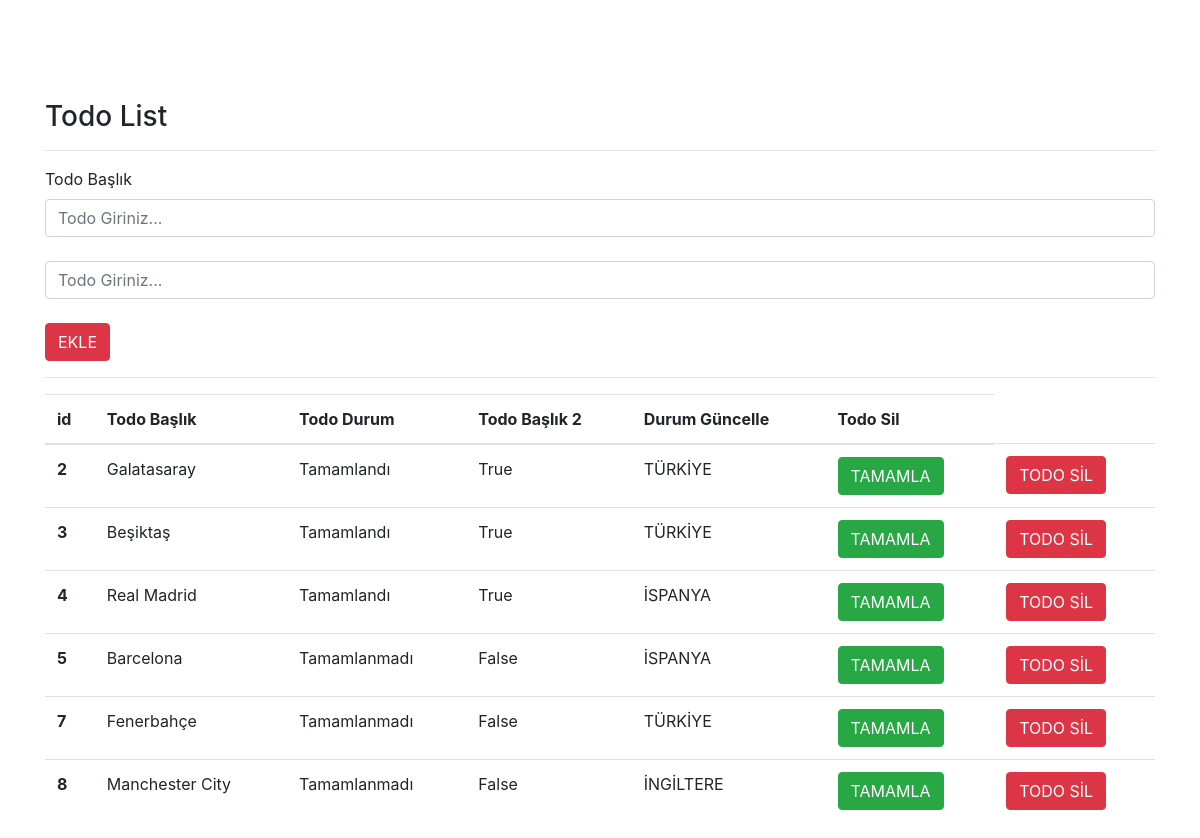
The page / on the database its author committed.
### todo.py (models this page shows)
class Todo(db.Model) :                   #ORM içindeki model yapısından tablo oluşturmak istediğimizi söyledik
    id = db.Column(db.Integer , primary_key = True)                    #db.Column = bir sütun oluştur demek // db.Integer = bir integer değer olucak demek // primary_key = otomatik ekledikçe bir artsın demek
    title = db.Column(db.String(80))                                #db.String(80) = string oluştur max 80 karakter olsun demek
    title2 = db.Column(db.String(90))
    complete = db.Column(db.Boolean)                                   #bunu oluşturma amacımız ise her işimizi tamamlamışsak true tamamlamaışsak false olsun demek

### todo.py (the view)
@app.route("/")
def index() :
    todos = Todo.query.all()                                  #Todo.query.all() bize tablomuzdaki bütün her şeyi liste şeklinde sözlük biçiminde dönderiyor
    return render_template("index.html",todos = todos)

### templates/index.html (shortened to what this page needs)
<!DOCTYPE html>
<html lang="en">
<head>
    <link rel="stylesheet" href="https://cdn.jsdelivr.net/npm/bootstrap@4.0.0/dist/css/bootstrap.min.css">
</head>
<body>
   <div style = "margin-top: 100px;"class = "container" >
        <h3>Todo List</h3>
        <hr>
        <form action = "/add" method = "post" >
            <div class="form-group">
                <label for="formGroupExampleInput">Todo Başlık</label>
                <input type="text" class="form-control" id="formGroupExampleInput" name = "title" placeholder="Todo Giriniz..."> <br>
                <input type="text" class="form-control" id="formGroupExampleInput" name = "title2" placeholder="Todo Giriniz..."> <br>
                <button type = "submit" class = "btn btn-danger">EKLE</button>
              </div>
             <hr>
             <table class="table">
                <thead>
                  <tr>
                    <th scope="col">id</th>
                    <th scope="col">Todo Başlık</th>
                    <th scope="col">Todo Durum</th>
                    <th scope="col">Todo Başlık 2</th>
                    <th scope="col">Durum Güncelle</th>
                    <th scope="col">Todo Sil</th>
                  </tr>
                </thead>
                <tbody>
                  {% for todo in todos %}
                  <tr>
                    <th scope="row">{{todo.id}}</th>
                    <td>{{todo.title}}</td>
                    {% if todo.complete == False %}
                    <td>Tamamlanmadı</td>
                    {% else %}
                    <td>Tamamlandı</td>
                    {% endif %}
                    <td>{{todo.complete}}</td>
                    <td>{{todo.title2}}</td>
                    <td><a href = "/complete/{{todo.id}} " class = "btn btn-success">TAMAMLA</a></td>
                    <td><a href = "/delete/{{todo.id}} " class = "btn btn-danger">TODO SİL</a></td>
                  </tr>
                  {% endfor %}
                </tbody>
              </table>
        </form>
   </div>
</body>
</html>

### rows shown on the page
Todo: id "2", title "Galatasaray", shows "Tamamlandı", complete "True", title2 "TÜRKİYE"
Todo: id "3", title "Beşiktaş", shows "Tamamlandı", complete "True", title2 "TÜRKİYE"
Todo: id "4", title "Real Madrid", shows "Tamamlandı", complete "True", title2 "İSPANYA"
Todo: id "5", title "Barcelona", shows "Tamamlanmadı", complete "False", title2 "İSPANYA"
Todo: id "7", title "Fenerbahçe", shows "Tamamlanmadı", complete "False", title2 "TÜRKİYE"
Todo: id "8", title "Manchester City", shows "Tamamlanmadı", complete "False", title2 "İNGİLTERE"
